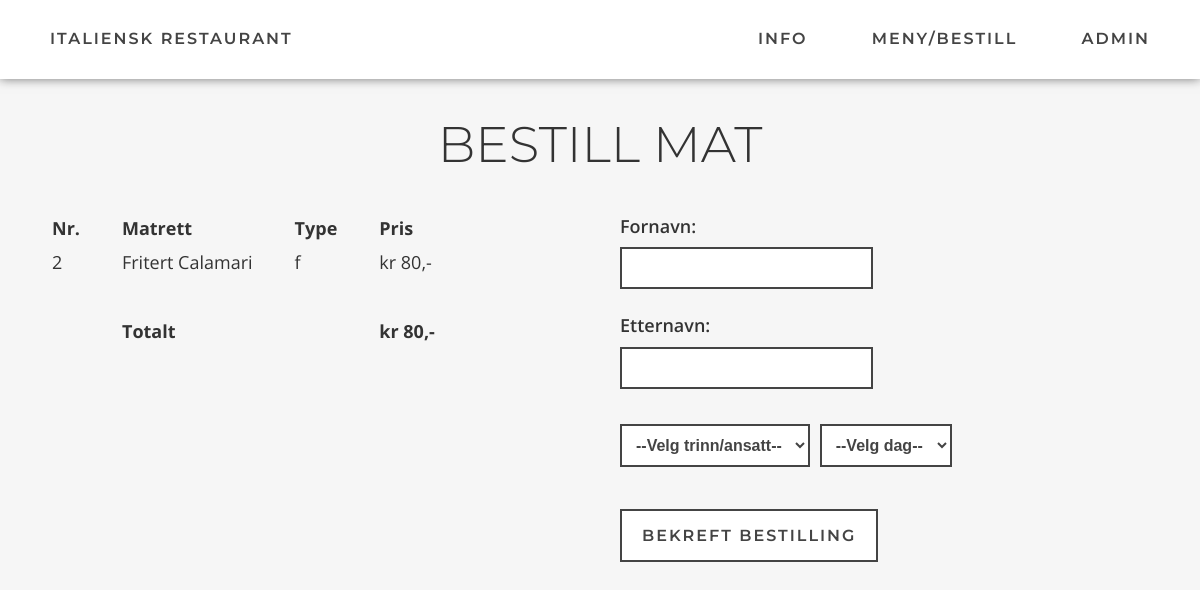
/registrer.php?handlevogn=2, run on the app's committed database.
### tables this page shows
CREATE TABLE IF NOT EXISTS `matrett` (
  `idmatrett` int(11) NOT NULL AUTO_INCREMENT,
  `navn` varchar(100) NOT NULL,
  `informasjon` text,
  `bilde` varchar(255) NOT NULL,
  `pris` int(11) NOT NULL,
  `type` varchar(1) NOT NULL,
  PRIMARY KEY (`idmatrett`)
);

### registrer.php (the view, shortened to what this page needs)
<!doctype html>
<html>
<head>
    <link rel="stylesheet" href="style.css">
</head>
<body id="top">
    <?php
    $servernavn = "localhost";
    $brukernavn = "root";
    $passord = "";
    $dbnavn = "italia";
    $tilkobling = mysqli_connect($servernavn, $brukernavn, $passord, $dbnavn);
    $tilkobling->set_charset("utf8");
    if(isset($_GET["handlevogn"])) {
        $handlevognString = $_GET["handlevogn"];
        $handlevogn = explode(",", $handlevognString);
    }
    ?>
    <div class="menu" id="menu">
        <div class="menu-left">
            <a href="index.php">Italiensk restaurant</a>
        </div>
        <div class="menu-right">
            <a href="index.php#lesmer">Info</a>
            <a href="bestill.php">Meny/bestill</a>
            <a href="admin" target="_blank">Admin</a>
        </div>
    </div>
    <div class="content">
        <h1>Bestill mat</h1>
        <div class="flex">
            <div class="col-2">
                <table>
                    <tr>
                        <th>Nr.</th>
                        <th>Matrett</th>
                        <th>Type</th>
                        <th>Pris</th>
                    </tr>
                    <?php
                    $pris = 0;
                    foreach($handlevogn as $rett) {
                        $sql = "SELECT * FROM matrett WHERE idmatrett=$rett";
                        $data = $tilkobling->query($sql);
                        $row = mysqli_fetch_array($data);
                        $pris += $row["pris"];
                    ?>
                    <tr>
                        <td><?php echo $row["idmatrett"] ?></td>
                        <td><?php echo $row["navn"] ?></td>
                        <td><?php echo $row["type"] ?></td>
                        <td><?php echo "kr " . $row["pris"] . ",-" ?></td>
                    </tr>
                    <?php } ?>
                    <tr>
                        <td><br></td>
                    </tr>
                    <tr>
                        <th></th>
                        <th>Totalt</th>
                        <th></th>
                        <th><?php echo "kr " . $pris . ",-" ?></th>
                    </tr>
                </table>
            </div>
            <div class="col-2">
                <form action="bekreftelse.php" method="post">
                    <b>Fornavn: </b><br><input type="text" name="fornavn" required><br>
                    <b>Etternavn: </b><br><input type="text" name="etternavn" required><br>
                    <select name="trinn" required>
                        <option value="" disabled selected>--Velg trinn/ansatt--</option>
                    </select>
                    <select name="ukedag" required>
                        <option value="" disabled selected>--Velg dag--</option>
                    </select><br><br>
                    <input class="button" type="submit" name="submit" value="Bekreft bestilling">
                </form>
            </div>
        </div>
    </div>
</body>
</html>

### style.css (style rules this page uses)
html { scroll-behavior: smooth; }
body { margin: 0; font-family: "Open Sans", sans-serif; font-size: 16px; line-height: 1.8; color: #333; background-color: #F6F6F6; }
h1 { margin: 0; padding-top: 60px; font-family: "Montserrat"; font-size: 50px; font-weight: 300; text-transform: uppercase; text-align: center; }
a { color: #3276b5; text-decoration: none; }
b { font-weight: 600; }
form { font-size: 18px; }
input { margin: 5px 0 20px 0; padding: 10px 15px; border: 2px solid #444; font-size: 16px; font-weight: 600; color: #444; background-color: #FFF; }
select { margin: 15px 5px 0 0; padding: 10px; border: 2px solid #444; font-size: 16px; font-weight: 600; color: #444; background-color: #FFF; }
tr, th, td { font-size: 18px; padding: 0px 20px; text-align: left; }
.content { max-width: 1200px; margin: auto; padding: 40px 30px 50px 30px; }
.flex { display: flex; flex-wrap: wrap; margin: 0 -20px; }
.col-2 { width: 50%; padding: 20px; box-sizing: border-box; }
.menu { position: fixed; display: flex; justify-content: space-between; align-items: center; width: 100%; padding: 0 20px; box-sizing: border-box; background-color: transparent; z-index: 2; transition: all 0.2s; }
.menu a { color: white; text-decoration: none; margin: 20px; font-family: "Montserrat"; font-size: 16px; font-weight: 500; text-transform: uppercase; letter-spacing: 2px; display: inline-block; padding: 5px 10px; position: relative; }
.menu a:after { background: none repeat scroll 0 0 transparent; bottom: 0; content: ""; display: block; height: 2px; left: 50%; position: absolute; background: #fff; transition: width 0.3s ease 0s, left 0.3s ease 0s; width: 0; }
.menu-scrolled { position: fixed; background-color: #fff; box-shadow: 0 0 10px #777; }
.menu-scrolled a { color: #444; font-weight: 600; }
.menu-scrolled a:after { background: #444; }
.menu-right { float: right; }
.button { font-family: "Montserrat"; font-size: 16px; font-weight: 600; text-transform: uppercase; text-decoration: none; letter-spacing: 2px; color: #444; background-color: #FFF; padding: 15px 20px; border: 2px solid #444; margin: 10px auto; transition-duration: 0.2s; }

### data on the page
matrett: idmatrett "2", navn "Fritert Calamari", type "f", pris "80"

### other printed values
$pris "80"
